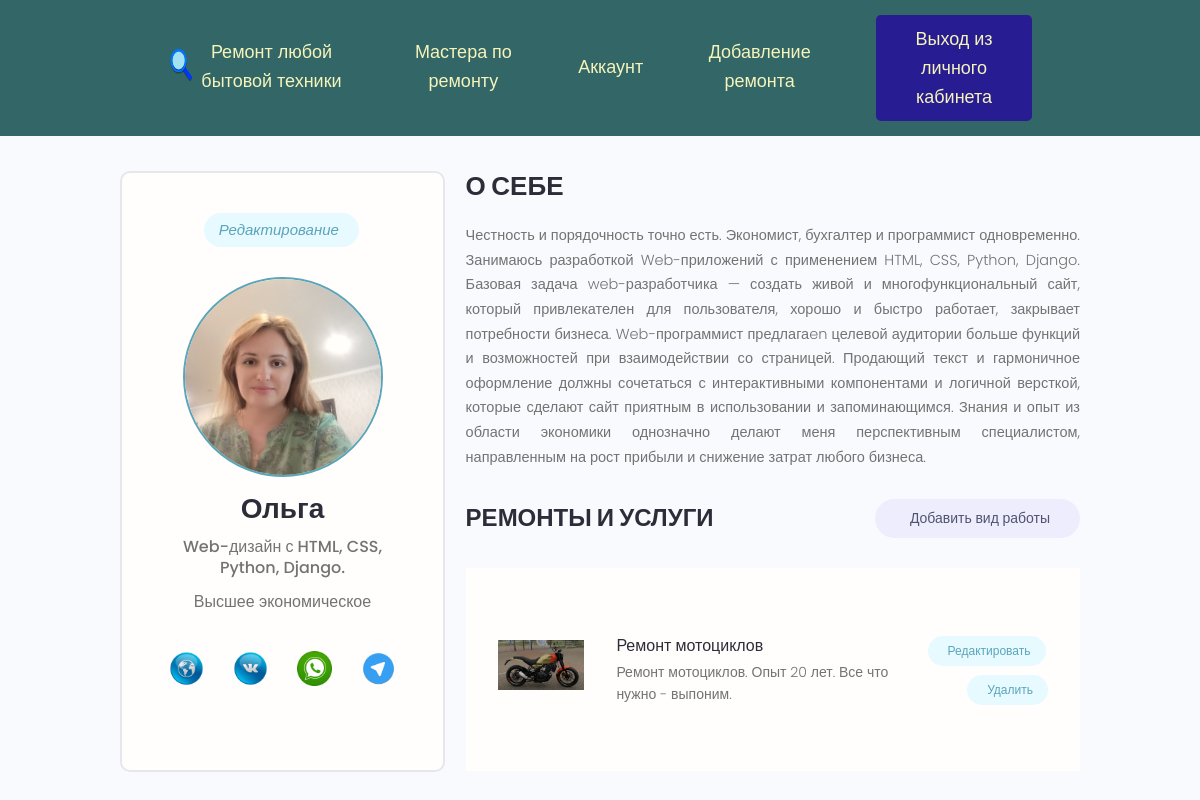
/engineers/account/ (signed in), run on the app's committed database.
### engineers/models.py (models this page shows, shortened)
class Engineer(models.Model):
    engineer = models.OneToOneField(User, on_delete=models.CASCADE, blank=True, verbose_name="Мастер")
    name = models.CharField(max_length=200, blank=True, verbose_name="Имя")
    email = models.EmailField(max_length=200, blank=True, verbose_name="Email")
    username = models.CharField(max_length=200, blank=True, verbose_name="Username")
    i_info = models.TextField(max_length=100, blank=True, verbose_name="Кратко")
    all_info = models.TextField(blank=True, verbose_name="Информация")
    engineer_image = models.ImageField(upload_to="repairs/", default="repairs/engineer.jpeg", verbose_name="Фото")
    education = models.CharField(max_length=200, blank=True, verbose_name="Образование")
    price = models.FileField(upload_to="repairs/", default="repairs/price_repair_cleaner.jpeg", verbose_name="Цены")
    social_website = models.CharField(max_length=200, blank=True, verbose_name="Сайт")
    social_vkontakte = models.CharField(max_length=200, blank=True, verbose_name="Вконтакте")
    social_whatsapp = models.CharField(max_length=200, blank=True, verbose_name="WhatsApp")
    social_telegram = models.CharField(max_length=200, blank=True, verbose_name="Телеграм")
    created = models.DateTimeField(auto_now_add=True, verbose_name="Дата создания")

### rembyt/models.py (models this page shows, shortened)
class Repair(models.Model):
    owner = models.ForeignKey(Engineer, on_delete=models.SET_NULL, blank=True, null=True, verbose_name="Мастер")
    type_of_repair = models.CharField(max_length=200, verbose_name="Вид ремонта")
    description = models.TextField(blank=True, verbose_name="Описание")
    my_image = models.ImageField(default="resize_imag.jpg", upload_to='repairs/%Y/%m/%d', verbose_name="Фото")
    price_link = models.FileField(upload_to="repairs/", default="repairs/price_repair_cleaner.jpeg", verbose_name="Цены")
    vote_total = models.IntegerField(default=0, blank=True, verbose_name="Отзывов")
    vote_ratio = models.IntegerField(default=0, blank=True, verbose_name="Положительных отзывов")
    created = models.DateTimeField(auto_now_add=True, verbose_name="Дата")
    class Meta:
        ordering = ["-created"]

### engineers/views.py (the view)
# urls.py: path('account/', views.engineer_account, name="account"),
@login_required(login_url='login')  # если зашел незареганный польль то перенаправим на авторизацию
def engineer_account(request):
    prof = request.user.engineer  # у текущего польля берем его данные
    repairs = prof.repair_set.all()
    context = {
        'profile': prof,
        'repairs': repairs
    }  # текущего польля
    return render(request, 'engineers/account.html', context)

### engineers/templates/engineers/account.html (shortened to what this page needs)
{% extends 'rembyt/base.html' %}
{% load static %}
{% block content %}
  <main class="settingsPage profile my-md">
    <div class="container">
      <div class="layout">
        <div class="column column--1of3">
          <div class="card text-center">
            <div class="card__body dev">
              <a class="tag tag--pill tag--main settings__btn" href="{% url 'edit-account' %}"><i class="im im-edit">Редактирование</i></a>
              <img class="avatar avatar--xl dev__avatar" src="{{profile.engineer_image.url}}" />
              <h2 class="dev__name">{{ profile.name }}</h2>
              <p class="dev__title">{{ profile.i_info }}</p>
              <p class="dev__location">{{ profile.education }}</p>
              <ul class="dev__social">
                            {% if profile.social_website %}
                            <li>
                                <a title="Website" href="{{ engineer.social_website }}" target="_blank"><i
                                        class="website"></i>
                                </a>
                            </li>
                            {% endif %}
                            {% if profile.social_vkontakte %}
                            <li>
                                <a title="Vkontakte" href="{{ engineer.social_vkontakte }}" target="_blank"><i
                                        class="vkontakte"></i></a>
                            </li>
                            {% endif %}
                            {% if profile.social_whatsapp %}
                            <li>
                                <a title="Whatsapp" href="{{ engineer.social_whatsapp }}" target="_blank"><i
                                        class="whatsapp"></i></a>
                            </li>
                            {% endif %}
                            {% if profile.social_telegram %}
                            <li>
                                <a title="Telegram" href="{{ engineer.social_telegram }}" target="_blank"><i
                                        class="telegram"></i></a>
                            </li>
                            {% endif %}
                        </ul>
            </div>
          </div>
        </div>
        <div class="column column--2of3">
          <div class="devInfo">
            <h3 class="devInfo__title">О себе</h3>
            <p class="devInfo__about">
              {{ profile.all_info}}
            </p>
          </div>
          <div class="settings">
            <h3 class="settings__title">Ремонты и услуги</h3>
            <a class="tag tag--pill tag--sub settings__btn tag--lg" href="{% url 'create-repair' %}"> Добавить вид работы</a>
          </div>
          <table class="settings__table">
              {% for repair in repairs %}
            <tr>
              <td class="settings__thumbnail">
                <a href="{% url 'repair' repair.id %}"><img src="{{ repair.my_image.url }}" alt="Project Thumbnail" /></a>
              </td>
              <td class="settings__tableInfo">
                <a href="{% url 'repair' repair.id %}">{{ repair.type_of_repair }}</a>
                <p>
                    {{ repair.description|slice:"150" }}
                </p>
              </td>
              <td class="settings__tableActions">
                <a class="tag tag--pill tag--main settings__btn" href="{% url 'update-repair' repair.id %}">Редактировать</a>
                <a class="tag tag--pill tag--main settings__btn" href="{% url 'delete-repair' repair.id %}">
                  Удалить</a>
              </td>
            </tr>
              {% endfor %}
          </table>
        </div>
      </div>
    </div>
  </main>
{% endblock %}

### rembyt/static/styles/app.css (style rules this page uses)
:root { --color-sub: #2d2d39; }
.card { border: 2px solid var(--color-light); }
img { width: 100%; }
.tag > i.im { font-size: 1.5rem; margin-right: 0.5rem; }
.website { width: 35px; height: 35px; float: right; margin: 7px 7px 5px 7px; background: url(../repairs/web_icon.png) no-repeat center top / cover; transition: 0.5s ease-in-out; }
.vkontakte { width: 35px; height: 35px; float: right; margin: 7px 7px 5px 7px; background: url(../repairs/VK.png) no-repeat center top / cover; transition: 0.5s ease-in-out; }
.whatsapp { width: 35px; height: 35px; float: right; margin: 7px 7px 5px 7px; background: url(../repairs/wha_icon.png) no-repeat center top / cover; transition: 0.5s ease-in-out; }
.telegram { width: 35px; height: 35px; float: right; margin: 7px 7px 5px 7px; background: url(../repairs/t-icon.png) no-repeat center top / cover; transition: 0.5s ease-in-out; }
.profile .card > .dev { padding: 4rem; }
.dev__avatar { display: block; margin: auto; }
.dev__name { color: var(--color-sub); font-size: 2.8rem; font-weight: 700; margin-top: 1rem; margin-bottom: 0.5rem; }
.dev__title { font-size: 1.6rem; font-weight: 500; line-height: 1.3; }
.dev__location { margin-top: 1rem; }
.dev__social { margin: 3rem 0; list-style: none; display: flex; justify-content: center; gap: 1.5rem; }
.devInfo { margin-bottom: 3rem; }
.devInfo__title, .devInfo__subtitle { font-size: 2.6rem; color: var(--color-sub); text-transform: uppercase; font-weight: 700; margin-bottom: 1.5rem; }
.devInfo__about, .devSkill__info { font-size: 1.45rem; line-height: 1.7; text-align: justify; }
.settingsPage .dev > .settings__btn { display: inline-block; margin-bottom: 3rem; }
.settings { display: flex; justify-content: space-between; align-items: center; }
.settings__title { font-size: 2.4rem; text-transform: uppercase; font-weight: 700; color: var(--color-sub); }
.settings__table { margin-top: 3rem; margin-bottom: 5rem; padding: 0 3rem; background: var(--color-white); }
.settings__table tr { width: 100%; }
.settings__table tr > td { padding: 2rem 0; }
.settings__thumbnail { width: 23%; min-width: 10rem; }
.settings__thumbnail img { padding-right: 3rem; height: 15rem; object-fit: contain; }
.settings__tableInfo { width: 100%; }
.settings__tableInfo h4, .settings__tableInfo a { padding-right: 1rem; width: auto; font-size: 1.6rem; font-weight: 500; color: var(--color-sub); }
.settings__tableInfo p { font-size: 1.4rem; }
.settings__tableActions { text-align: right; }

### rembyt/static/uikit/styles/modules/_variables.css (style rules this page uses)
:root { --color-main: #5aa5b9; --color-main-light: #e6faff; --color-sub: #3f4156; --color-sub-light: #51546e; --color-sub-lighter: #ededfd; --color-text: #737373; --color-gray: #8b8b8b; --color-light: #e5e7eb; --color-light-gray: #767676; --color-bg: #f8fafd; --color-white: #fffefd; --color-white-light: #f3f3f3; --color-success: #359e64; --color-success-bg: #def8e8; --color-error: #fc4b0b; --color-error-bg: #fff2ee; --font-base: 'Poppins', arial, helvetica, 'Segoe UI', roboto, ubuntu, sans-serif; --font-monospace: 'Fira Code', 'Courier New', courier, monospace; --font-regular: 300; --font-medium: 500; --font-bold: 700; --generic-shadow: 1px 1px 5px #00000010; --generic-transition: all 0.3s ease-in-out; }

### rembyt/static/uikit/styles/modules/_base.css (style rules this page uses)
* { margin: 0; padding: 0; box-sizing: border-box; text-rendering: optimizeLegibility; color: inherit; font-size: inherit; }
html { font-size: 50%; }
@media only screen and (min-width: 480px) { html { font-size: 56.25%; } }
@media only screen and (min-width: 1200px) { html { font-size: 62.5%; } }
body { line-height: 1.6; font-weight: 400; font-size: 1.5rem; color: var(--color-text); background-color: var(--color-bg); min-height: 100vh; }

### rembyt/static/uikit/styles/modules/_typography.css (style rules this page uses)
* { font-family: var(--font-base); }
h2 { font-size: 3.6rem; font-weight: var(--font-bold); }
h3 { font-size: 3.2rem; font-weight: var(--font-medium); }
p, span, strong { font-size: 1.6rem; color: var(--color-text); font-weight: var(--font-regular); }
a { padding-bottom: 2px; text-decoration: none; display: inline-block; color: var(--color-main); font-weight: var(--font-medium); }

### rembyt/static/uikit/styles/modules/_utilities.css (style rules this page uses)
.container { width: 92%; max-width: 165rem; margin: 0 auto; box-sizing: border-box; }
@media screen and (min-width: 1000px) { .container { width: 90%; } }
@media screen and (min-width: 1200px) { .container { width: 80%; } }
.text-center { text-align: center; }
.my-md { margin: 3rem auto; }

### rembyt/static/uikit/styles/modules/_avatar.css (style rules this page uses)
.avatar { border-radius: 50%; border: 2px solid var(--color-main); object-fit: cover; }
.avatar--xl { height: 20rem; width: 20rem; }

### data on the page
Engineer: engineer_image (picture), name "Ольга", i_info "Web-дизайн с HTML, CSS, Python, Django.", education "Высшее экономическое", all_info "Честность и порядочность точно есть. Экономист, бухгалтер и программист одновременно. Занимаюсь разработкой Web-приложений с применением HTML, CSS, Python, Django. Базовая задача web-разработчика — создать живой и многофункциональный сайт, который привлекателен для пользователя, хорошо и быстро работает, закрывает потребности бизнеса. Web-программист предлагаen целевой аудитории больше функций и возможностей при взаимодействии со страницей. Продающий текст и гармоничное оформление должны сочетаться с интерактивными компонентами и логичной версткой, которые сделают сайт приятным в использовании и запоминающимся. Знания и опыт из области экономики однозначно делают меня перспективным…"
Repair: my_image (picture), type_of_repair "Ремонт мотоциклов", description "Ремонт мотоциклов. Опыт 20 лет. Все что нужно - выпоним."
